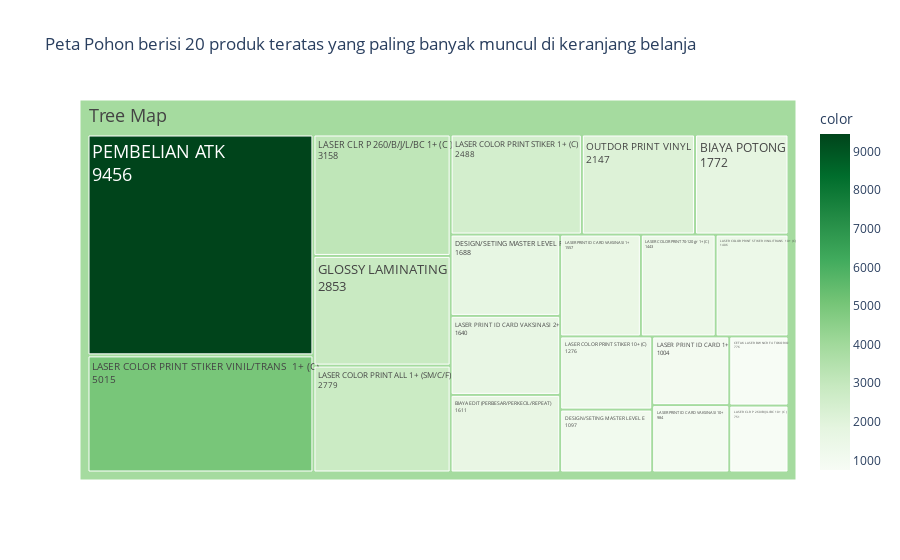

Source (notebook cell):
### Code cell
items_total_21['semua'] = "Tree Map"
items_total_21          = items_total_21.sort_values('transactions', ascending=False)

fig = px.treemap(items_total_21.head(20),
                 path=['semua', "items"],
                 values='transactions',
                 color=items_total_21["transactions"].head(20),
                 hover_data=['items'],
                 title="Peta Pohon berisi 20 produk teratas yang paling banyak muncul di keranjang belanja",
                 color_continuous_scale='Greens')

# Perbesar font label
fig.update_traces(textinfo="label+value", textfont_size=18)  # Ubah nilai textfont_size sesuai keinginan Anda

fig.show()

### Figure 1 — Plotly figure (JSON) as saved in the notebook; plotly's stock layout.template omitted (floating-point values rounded to 4 significant figures)
{"data": [{"branchvalues": "total", "customdata": [["BIAYA EDIT (PERBESAR/PERKECIL/REPEAT)", 1611], ["BIAYA POTONG", 1772], ["CETAK LASER BW NCR F4 TOKO RIO", 776], ["DESIGN/SETING MASTER LEVEL E", 1097], ["DESIGN/SETING MASTER LEVEL F", 1688], ["GLOSSY LAMINATING", 2853], ["LASER CLR P 260/B/J/L/BC 1+ (C )", 3158], ["LASER CLR P 260/B/J/L/BC 10+ (C )", 751], ["LASER COLOR PRINT 70-120 gr 1+ (C)", 1443], ["LASER COLOR PRINT ALL 1+ (SM/C/F)", 2779], ["LASER COLOR PRINT STIKER 1+ (C)", 2488], ["LASER COLOR PRINT STIKER 10+ (C)", 1276], ["LASER COLOR PRINT STIKER VINIL/TRANS  1+ (C)", 5015], ["LASER COLOR PRINT STIKER VINIL/TRANS  10+ (C)", 1406], ["LASER PRINT ID CARD 1+", 1004], ["LASER PRINT ID CARD VAKSINASI 1+", 1557], ["LASER PRINT ID CARD VAKSINASI 10+", 984], ["LASER PRINT ID CARD VAKSINASI 2+", 1640], ["OUTDOR PRINT VINYL", 2147], ["PEMBELIAN ATK", 9456], ["(?)", 3896.0]], "domain": {"x": [0, 1], "y": [0, 1]}, "hovertemplate": "labels=%{label}<br>transactions=%{value}<br>parent=%{parent}<br>id=%{id}<br>items=%{customdata[0]}<br>color=%{color}<extra></extra>", "ids": ["Tree Map/BIAYA EDIT (PERBESAR/PERKECIL/REPEAT)", "Tree Map/BIAYA POTONG", "Tree Map/CETAK LASER BW NCR F4 TOKO RIO", "Tree Map/DESIGN/SETING MASTER LEVEL E", "Tree Map/DESIGN/SETING MASTER LEVEL F", "Tree Map/GLOSSY LAMINATING", "Tree Map/LASER CLR P 260/B/J/L/BC 1+ (C )", "Tree Map/LASER CLR P 260/B/J/L/BC 10+ (C )", "Tree Map/LASER COLOR PRINT 70-120 gr 1+ (C)", "Tree Map/LASER COLOR PRINT ALL 1+ (SM/C/F)", "Tree Map/LASER COLOR PRINT STIKER 1+ (C)", "Tree Map/LASER COLOR PRINT STIKER 10+ (C)", "Tree Map/LASER COLOR PRINT STIKER VINIL/TRANS  1+ (C)", "Tree Map/LASER COLOR PRINT STIKER VINIL/TRANS  10+ (C)", "Tree Map/LASER PRINT ID CARD 1+", "Tree Map/LASER PRINT ID CARD VAKSINASI 1+", "Tree Map/LASER PRINT ID CARD VAKSINASI 10+", "Tree Map/LASER PRINT ID CARD VAKSINASI 2+", "Tree Map/OUTDOR PRINT VINYL", "Tree Map/PEMBELIAN ATK", "Tree Map"], "labels": ["BIAYA EDIT (PERBESAR/PERKECIL/REPEAT)", "BIAYA POTONG", "CETAK LASER BW NCR F4 TOKO RIO", "DESIGN/SETING MASTER LEVEL E", "DESIGN/SETING MASTER LEVEL F", "GLOSSY LAMINATING", "LASER CLR P 260/B/J/L/BC 1+ (C )", "LASER CLR P 260/B/J/L/BC 10+ (C )", "LASER COLOR PRINT 70-120 gr 1+ (C)", "LASER COLOR PRINT ALL 1+ (SM/C/F)", "LASER COLOR PRINT STIKER 1+ (C)", "LASER COLOR PRINT STIKER 10+ (C)", "LASER COLOR PRINT STIKER VINIL/TRANS  1+ (C)", "LASER COLOR PRINT STIKER VINIL/TRANS  10+ (C)", "LASER PRINT ID CARD 1+", "LASER PRINT ID CARD VAKSINASI 1+", "LASER PRINT ID CARD VAKSINASI 10+", "LASER PRINT ID CARD VAKSINASI 2+", "OUTDOR PRINT VINYL", "PEMBELIAN ATK", "Tree Map"], "marker": {"coloraxis": "coloraxis", "colors": [1611, 1772, 776, 1097, 1688, 2853, 3158, 751, 1443, 2779, 2488, 1276, 5015, 1406, 1004, 1557, 984, 1640, 2147, 9456, 3896.0]}, "name": "", "parents": ["Tree Map", "Tree Map", "Tree Map", "Tree Map", "Tree Map", "Tree Map", "Tree Map", "Tree Map", "Tree Map", "Tree Map", "Tree Map", "Tree Map", "Tree Map", "Tree Map", "Tree Map", "Tree Map", "Tree Map", "Tree Map", "Tree Map", "Tree Map", ""], "textfont": {"size": 18}, "textinfo": "label+value", "type": "treemap", "values": [1611, 1772, 776, 1097, 1688, 2853, 3158, 751, 1443, 2779, 2488, 1276, 5015, 1406, 1004, 1557, 984, 1640, 2147, 9456, 44901]}], "layout": {"coloraxis": {"colorbar": {"title": {"text": "color"}}, "colorscale": [[0, "rgb(247,252,245)"], [0.125, "rgb(229,245,224)"], [0.25, "rgb(199,233,192)"], [0.375, "rgb(161,217,155)"], [0.5, "rgb(116,196,118)"], [0.625, "rgb(65,171,93)"], [0.75, "rgb(35,139,69)"], [0.875, "rgb(0,109,44)"], [1, "rgb(0,68,27)"]]}, "legend": {"tracegroupgap": 0}, "title": {"text": "Peta Pohon berisi 20 produk teratas yang paling banyak muncul di keranjang belanja"}}}
